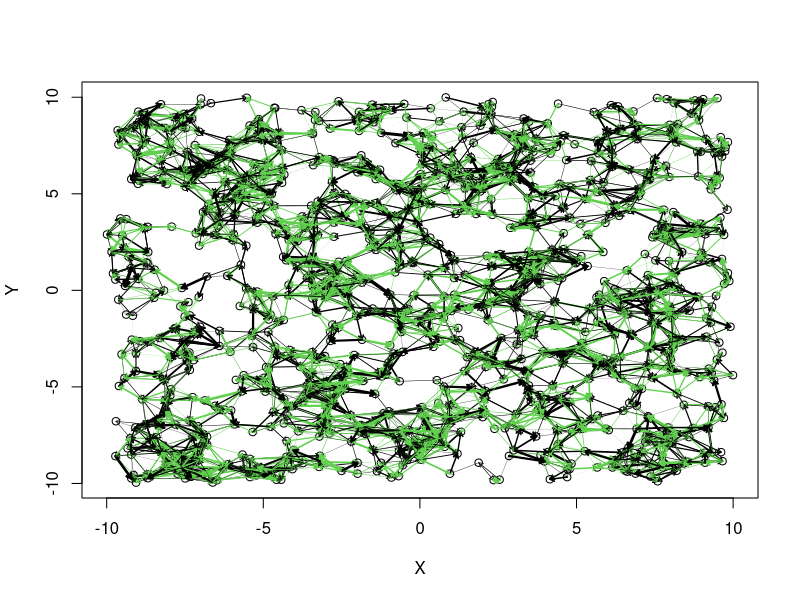
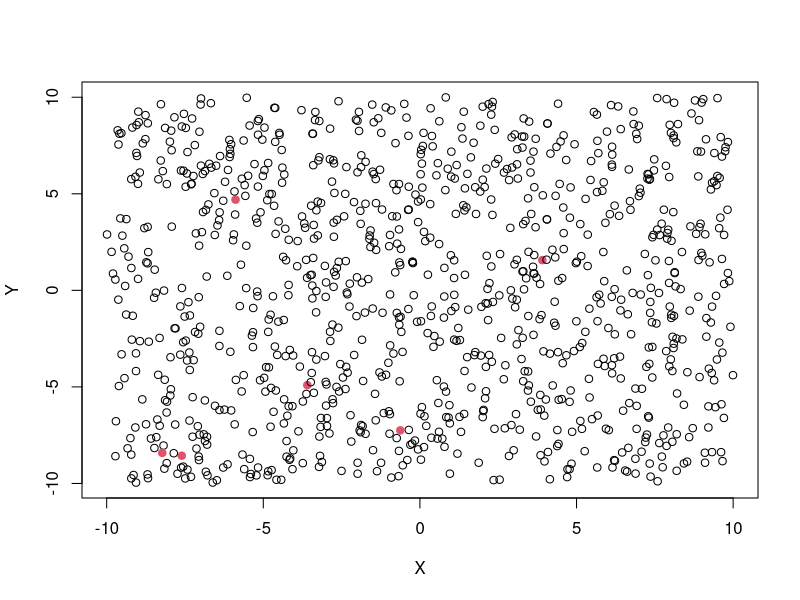
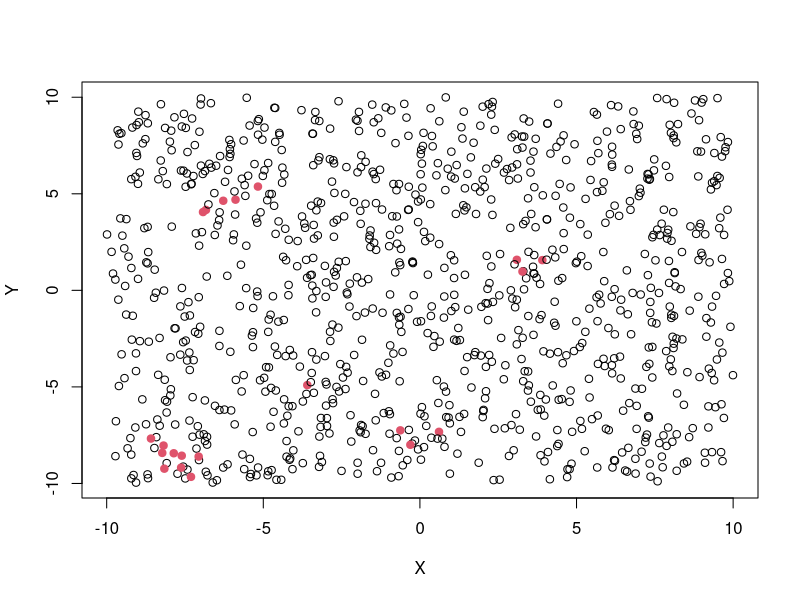
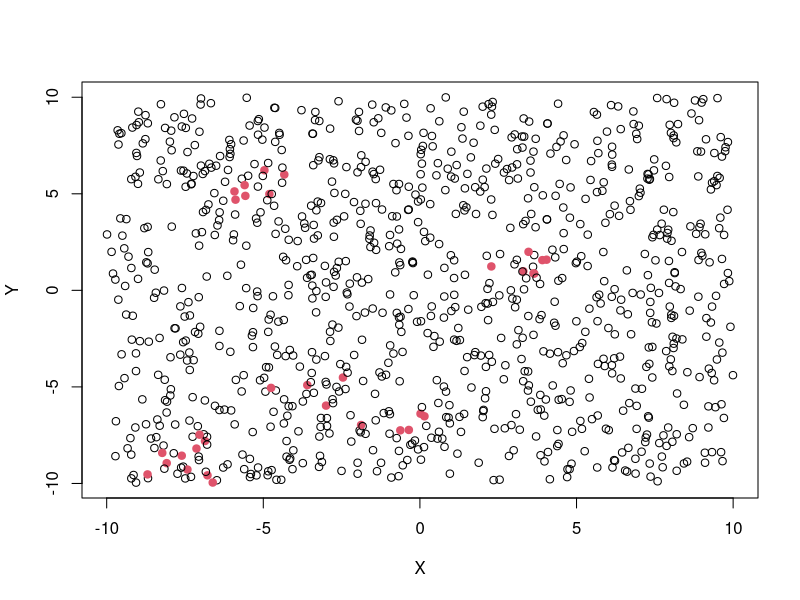
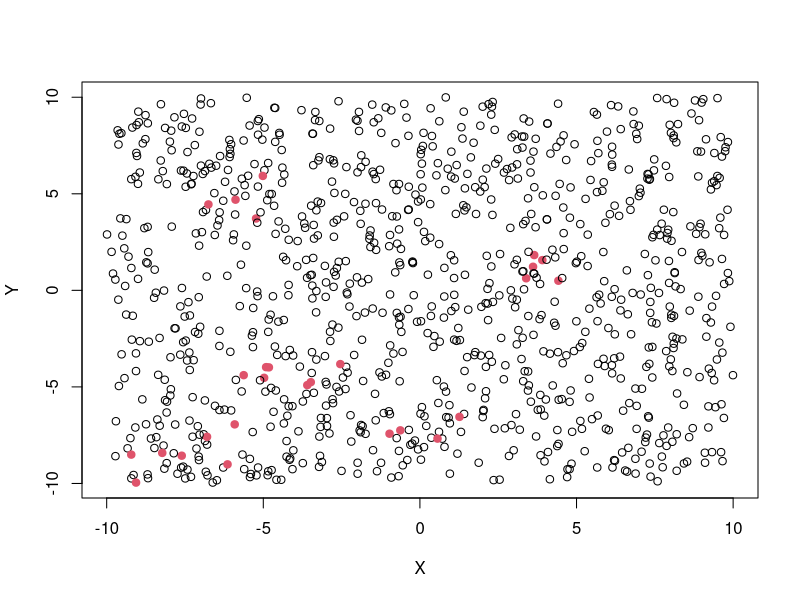
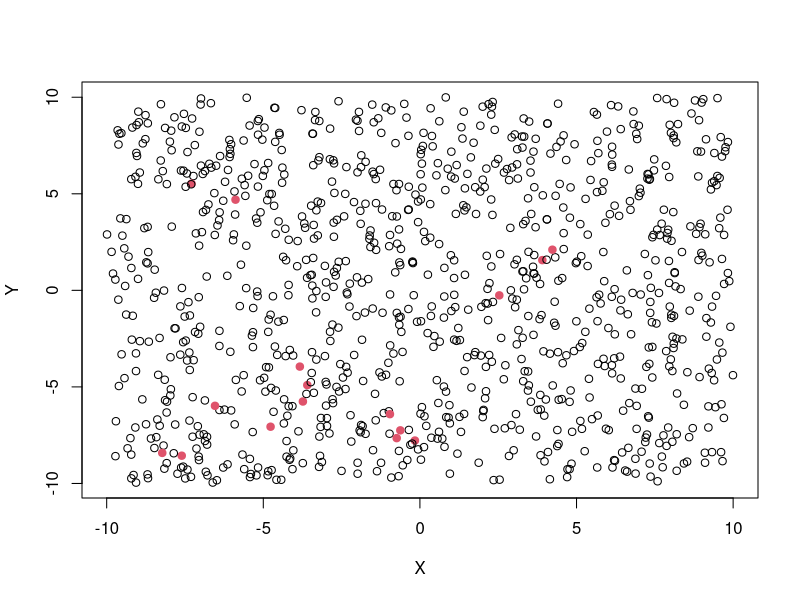
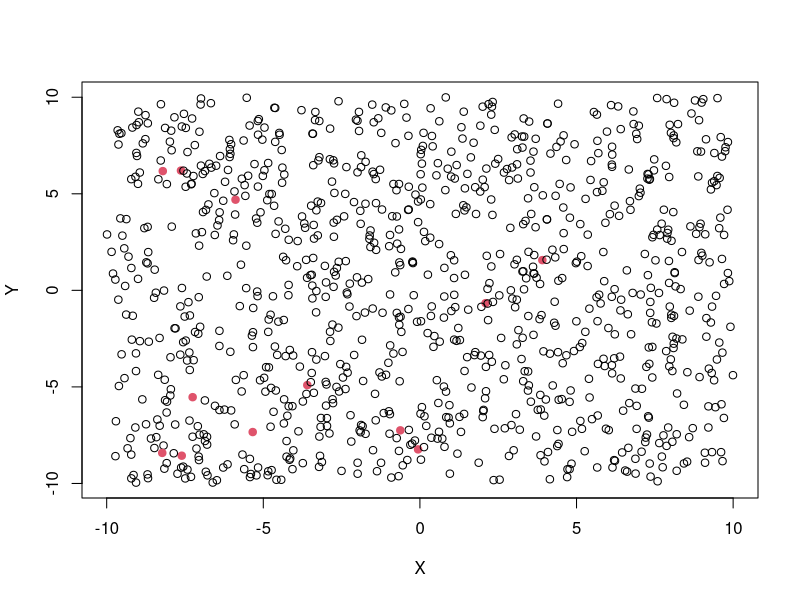
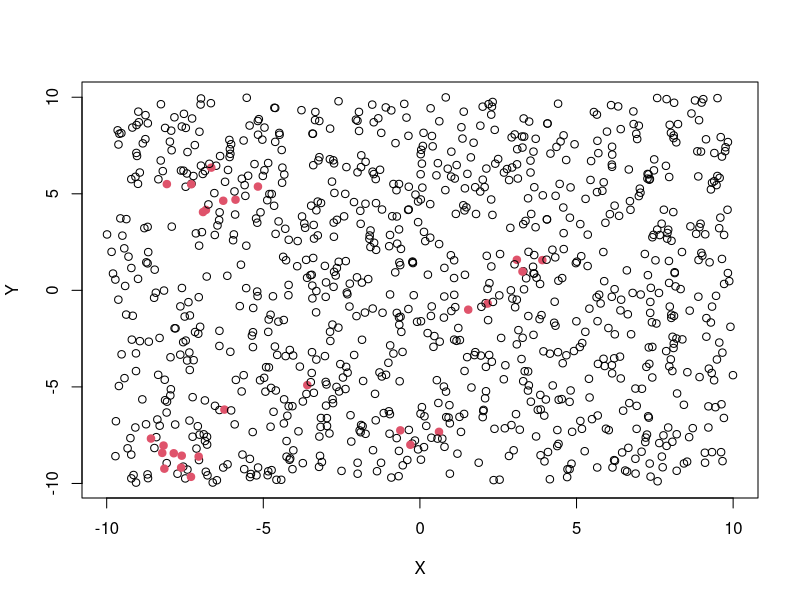

Source code (R) for these figures, in order:
N <- 1000
X <- runif(N, -10, 10)
Y <- runif(N, -10, 10)

distances <- matrix(0, N, N)
for (i in 1:N) {
  for (j in 1:N) {
    distances[i, j] <- sqrt((X[j] - X[i])^2 + (Y[j] - Y[i])^2)
  }
}

connectome <- matrix(0, N, N)

for (i in 1:N) {
  accessible <- which(distances[i, ] < 1.3)
  if (length(accessible) > 2) {
    accessible <- accessible[accessible != i]
    nbconnexi <- sample(2:length(accessible), 1)
    connexi <- sample(accessible, nbconnexi)
    connectome[i, connexi] <- 1
  }
}

puissance <- connectome * matrix(rnorm(N^2, 0, 1), N, N)

plot(Y ~ X)
for (i in 1:N) {
  connectedto <- which(connectome[i, ] == 1)
  if (length(connectedto) > 0) {
    arrows(x0 = rep(X[i], length(connectedto)), y0 = rep(Y[i], length(connectedto)),
           x1 = X[connectedto], y1 = Y[connectedto],
           length = 0.05, lwd = abs(puissance[i, connectedto]), col = I(2 + sign(puissance[i, connectedto])))
  }
}

nbconfrom <- rowSums(connectome)
ninput <- 6
InputNeurons <- tail(order(nbconfrom), ninput)

nbconto <- colSums(connectome)
noutput <- 2
OutputNeurons <- tail(order(nbconto), noutput)

puissance2 <- puissance

puissance <- puissance2
charge <- rep(0, N)
unavailable <- rep(0, N)

windows()

charge[InputNeurons] <- 10
lastfiring <- c()
count <- 0
for (tps in 1:1000) {
  count <- count + 1
  if (count == 1) {
    charge[InputNeurons] <- 10
    count <- 0
  }

  firing <- which(charge > 1)
  charge[firing] <- 0
  unavailable[firing] <- 5
  unavailable <- unavailable - 1
  unavailable[unavailable < 0] <- 0
  charge <- 1 * charge

  if (length(firing) > 1) {
    charging <- colSums(puissance[firing, ])
  } else if (length(firing) == 1) {
    charging <- puissance[firing, ]
  } else {
    charging <- charge * 0
  }
  charging[unavailable > 0] <- 0
  charge <- charge + charging

  for (i in 1:length(firing)) {
    reinforcelinkfrom <- lastfiring[connectome[lastfiring, firing[i]] == 1]
    puissance[reinforcelinkfrom, firing[i]] <- puissance[reinforcelinkfrom, firing[i]] * 1.1
  }

  lastfiring <- firing
  fire <- rep(1, N)
  fire[firing] <- 2
  plot(Y ~ X, col = fire, pch = (fire - 1) * 18 + 1)
}

